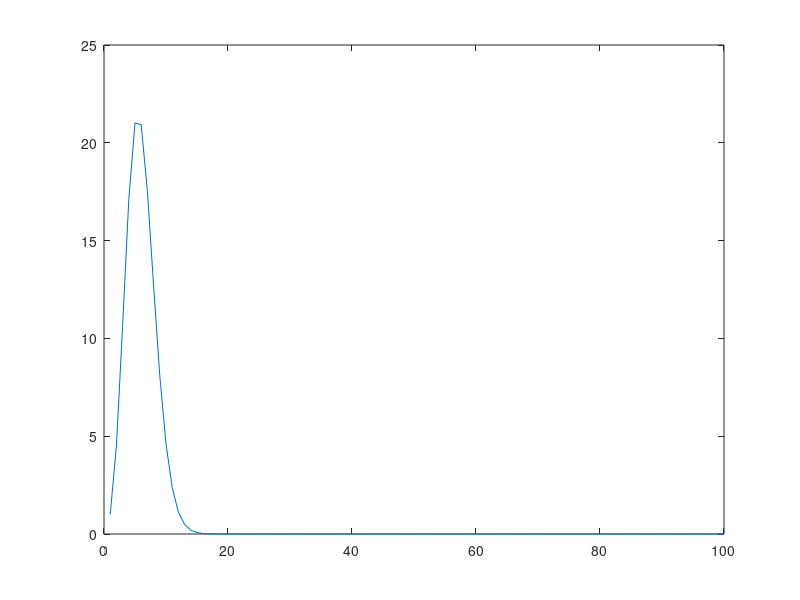

The MATLAB source for this figure:
% Computes the exp(1) via symbolic and truncated Taylor series, and
% compare the error between these results

clc; close all; clear;
ref_sol = exp(-5.5);

for beta = 1:100
    taylor_sol = 0;
    for i = 0:(beta-1)
        taylor_sol = taylor_sol + ((-5.5)^i)/(factorial(i));
    end
    err(beta) =  abs(taylor_sol - ref_sol);
end

plot(1:100, err);
